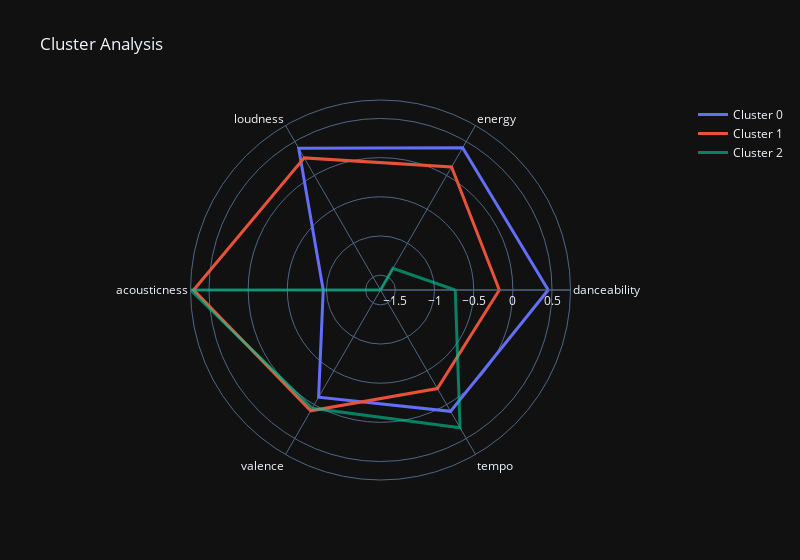

Here is the notebook cell this chart was saved with:
### Code cell
#Radar chart to check how clusters are separate or not
#I need to customize the labels, this is still a template but it gives a hint too


biggest_cluster=hc_df.groupby(['cluster']).count().max().max()

clusters = hc_df.cluster

fig = go.Figure()

for cluster in np.unique(clusters):
    
    radii = hc_df.loc[hc_df.cluster==cluster, features].mean().tolist()
    thetas = features
    
    actual_values = hc_df.loc[hc_df.cluster==cluster, features].mean().tolist()
    cluster_size = len(hc_df[hc_df.cluster==cluster])
    print(cluster_size)
    fig.add_trace(
        go.Scatterpolar(
            r=radii + radii[:1],
            theta=thetas + thetas[:1],
            mode='lines',
            name=f'Cluster {cluster}',
            text = [f'Mean value: {x}' for x in actual_values + actual_values[:1]],
            line=dict(width=3),
            opacity=np.max([cluster_size/biggest_cluster, 0.6])
        )
    )

fig.update_layout(
    title='Cluster Analysis',
    showlegend=True,
    template="plotly_dark",
    width=800,
    autosize=False
)

fig.show()

### Figure 1 — Plotly figure (JSON) as saved in the notebook; plotly's stock layout.template omitted (floating-point values rounded to 4 significant figures)
{"data": [{"line": {"width": 3}, "mode": "lines", "name": "Cluster 0", "opacity": 1, "r": [0.4511, 0.4064, 0.3995, -0.9588, -0.1091, 0.09852, 0.4511], "text": ["Mean value: 0.45108953346483466", "Mean value: 0.4063711390876563", "Mean value: 0.3995484417937327", "Mean value: -0.958779506632189", "Mean value: -0.10909716698093597", "Mean value: 0.09851616670249344", "Mean value: 0.45108953346483466"], "theta": ["danceability", "energy", "loudness", "acousticness", "valence", "tempo", "danceability"], "type": "scatterpolar"}, {"line": {"width": 3}, "mode": "lines", "name": "Cluster 1", "opacity": 0.972, "r": [-0.173, 0.1248, 0.2577, 0.6952, 0.09108, -0.2365, -0.173], "text": ["Mean value: -0.17302348122402292", "Mean value: 0.12484783783027878", "Mean value: 0.2576970565172814", "Mean value: 0.695241020393219", "Mean value: 0.09108209062717168", "Mean value: -0.23645527456495422", "Mean value: -0.17302348122402292"], "theta": ["danceability", "energy", "loudness", "acousticness", "valence", "tempo", "danceability"], "type": "scatterpolar"}, {"line": {"width": 3}, "mode": "lines", "name": "Cluster 2", "opacity": 0.6, "r": [-0.7356, -1.372, -1.69, 0.7358, 0.05346, 0.3414, -0.7356], "text": ["Mean value: -0.7355552617333093", "Mean value: -1.3720894972353392", "Mean value: -1.690096691498288", "Mean value: 0.7357630475226459", "Mean value: 0.05346335056539966", "Mean value: 0.3414449332013133", "Mean value: -0.7355552617333093"], "theta": ["danceability", "energy", "loudness", "acousticness", "valence", "tempo", "danceability"], "type": "scatterpolar"}], "layout": {"autosize": false, "showlegend": true, "title": {"text": "Cluster Analysis"}, "width": 800}}
